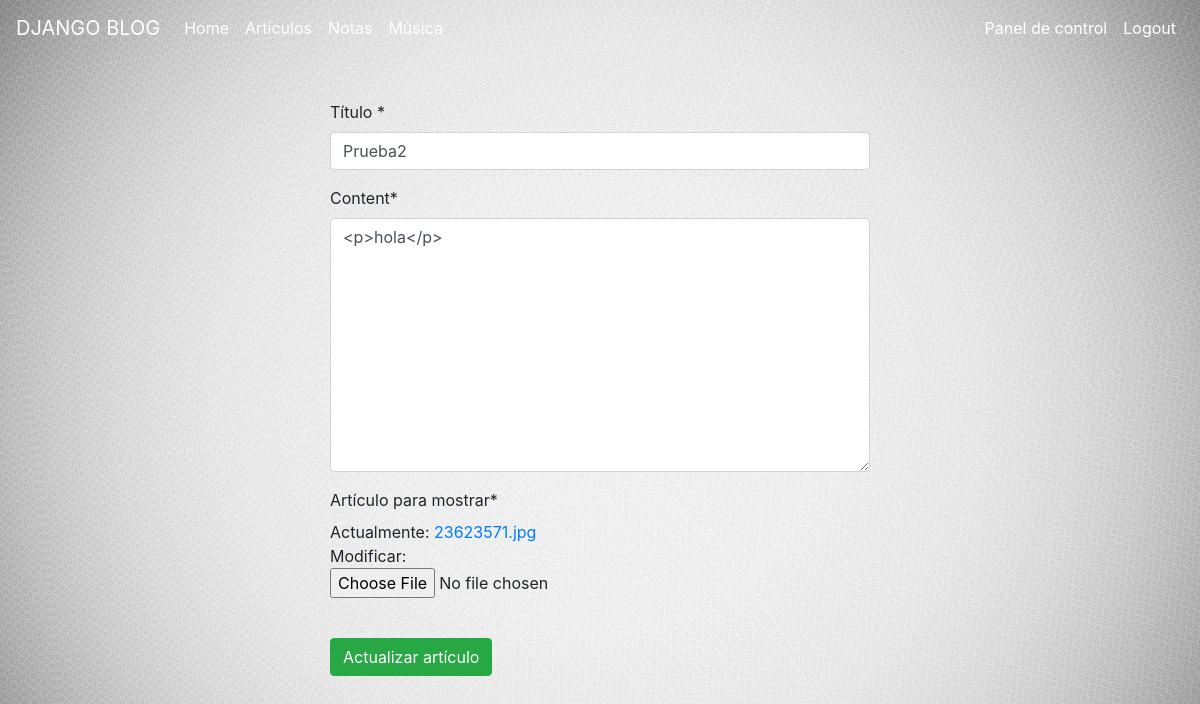
/articles/update/84 (signed in), run on an earlier commit of the app's database.
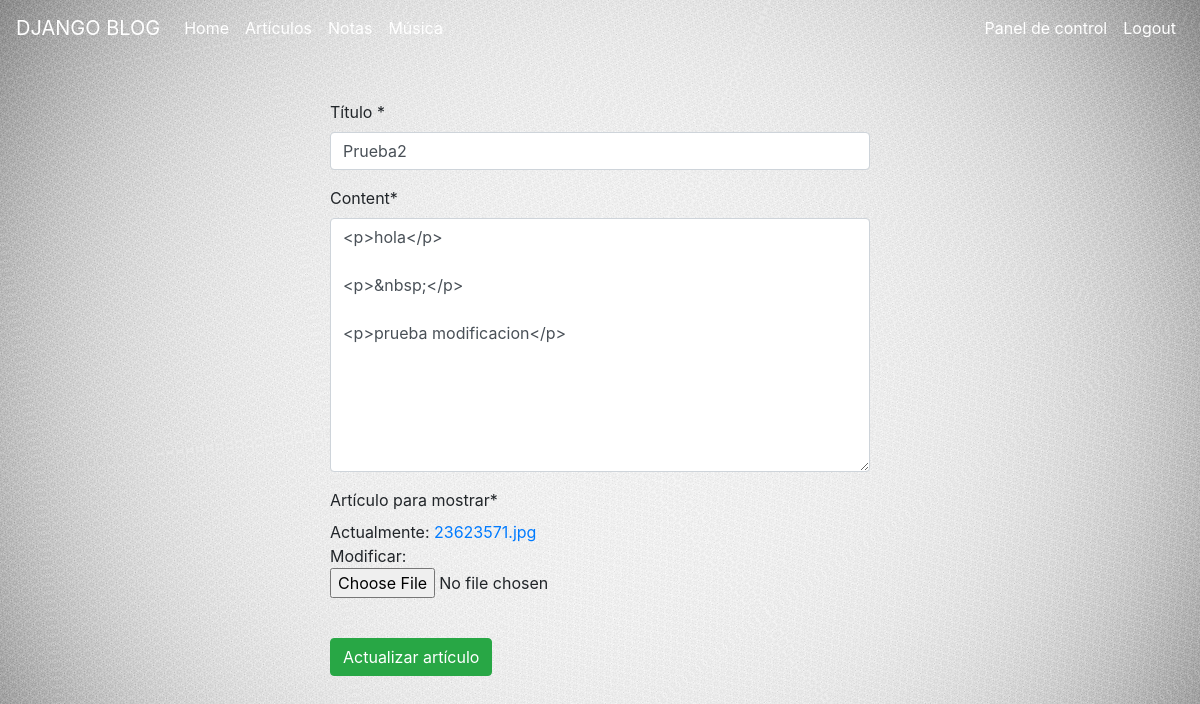
And on a later commit of the database.
### article/models.py (models this page shows, shortened)
class Article(models.Model):
    author = models.ForeignKey("auth.User",on_delete = models.CASCADE,verbose_name="Escritor")
    title = models.CharField(max_length = 55,verbose_name= "Título ")
    content = RichTextField()
    created_date = models.DateTimeField(auto_now_add = True)
    article_image = models.FileField(null=True,verbose_name="Artículo para mostrar")
    class Meta :
        ordering = ['-created_date']

### article/views.py (the view)
# urls.py: path('update/<int:id>',views.update,name = "update"),
@login_required(login_url = "user:login")
def update(request,id):
    article = Article.objects.filter(id = id).first()
    if article.author != request.user:
        messages.error(request, "No tiene autorización para ver este artícuilo, o el mismo no existe.")
        return redirect("article:dashboard")
    else:
        form = ArticleForm(request.POST or None,request.FILES or None,instance = article)
        if form.is_valid():
            article = form.save(commit=False)
            article.author = request.user
            article.save()
            messages.success(request,"El artículo fue creado con éxito")
            return redirect("article:dashboard")
        return render(request,"update.html",{"form" : form,"article" : article})

### article/forms.py
class ArticleForm(forms.ModelForm):
    class Meta:
        model = Article
        fields = ["title","content","article_image"]

### templates/update.html (shortened to what this page needs)
{% extends "layout.html" %}
{% load crispy_forms_tags %}
{% block body %}
{% if article %}
<div class="row">
  <div class="col-md-6 offset-md-3"><form method = "post" enctype="multipart/form-data">
    {{form|crispy}}
    <br>
    <button type ="submit" class ="btn btn-success">Actualizar artículo</button>
</form></div>
</div>
{% else %}
<div class = "alert alert-danger">Te perdiste?</div>
{% endif %}
{% endblock  %}

What changed in the data, as far as the page shows it:
changed Article "Prueba2": content "<p>hola</p>" → "<p>hola</p> <p>&nbsp;</p> <p>prueba modificacion</p>"
